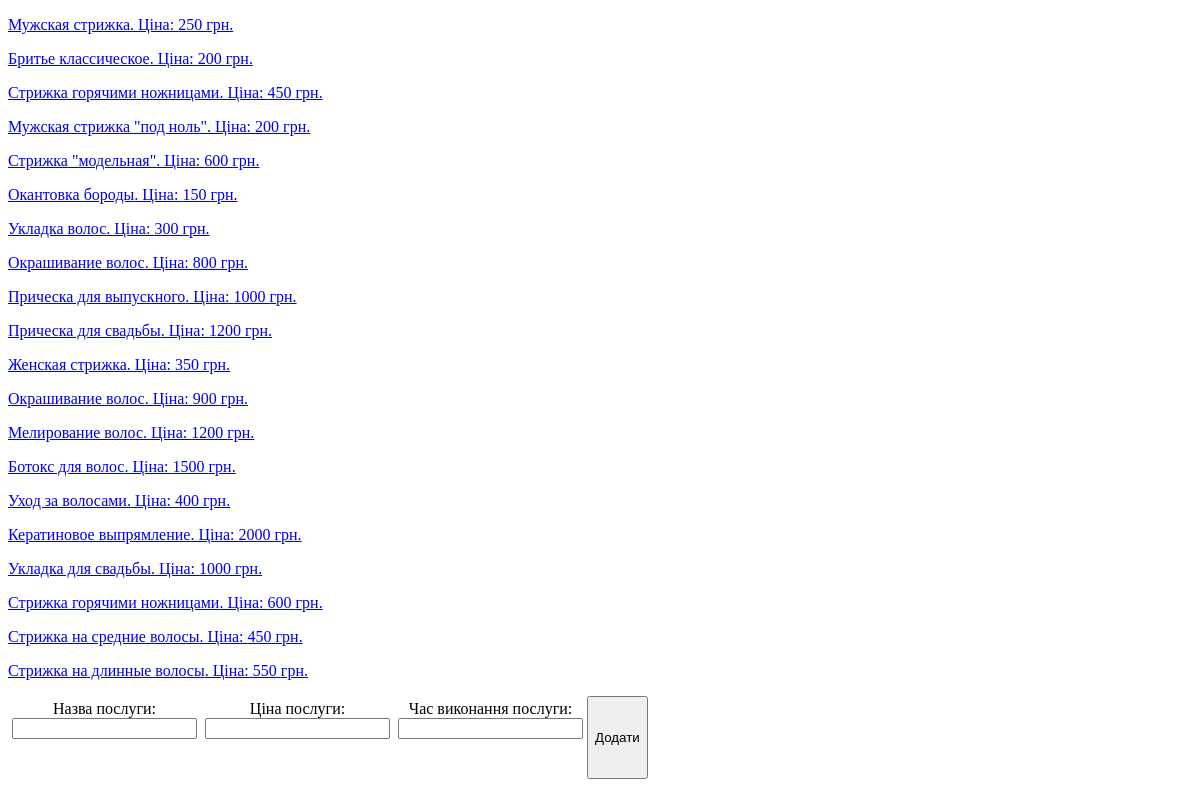
The app's page /panel/services/, older data.
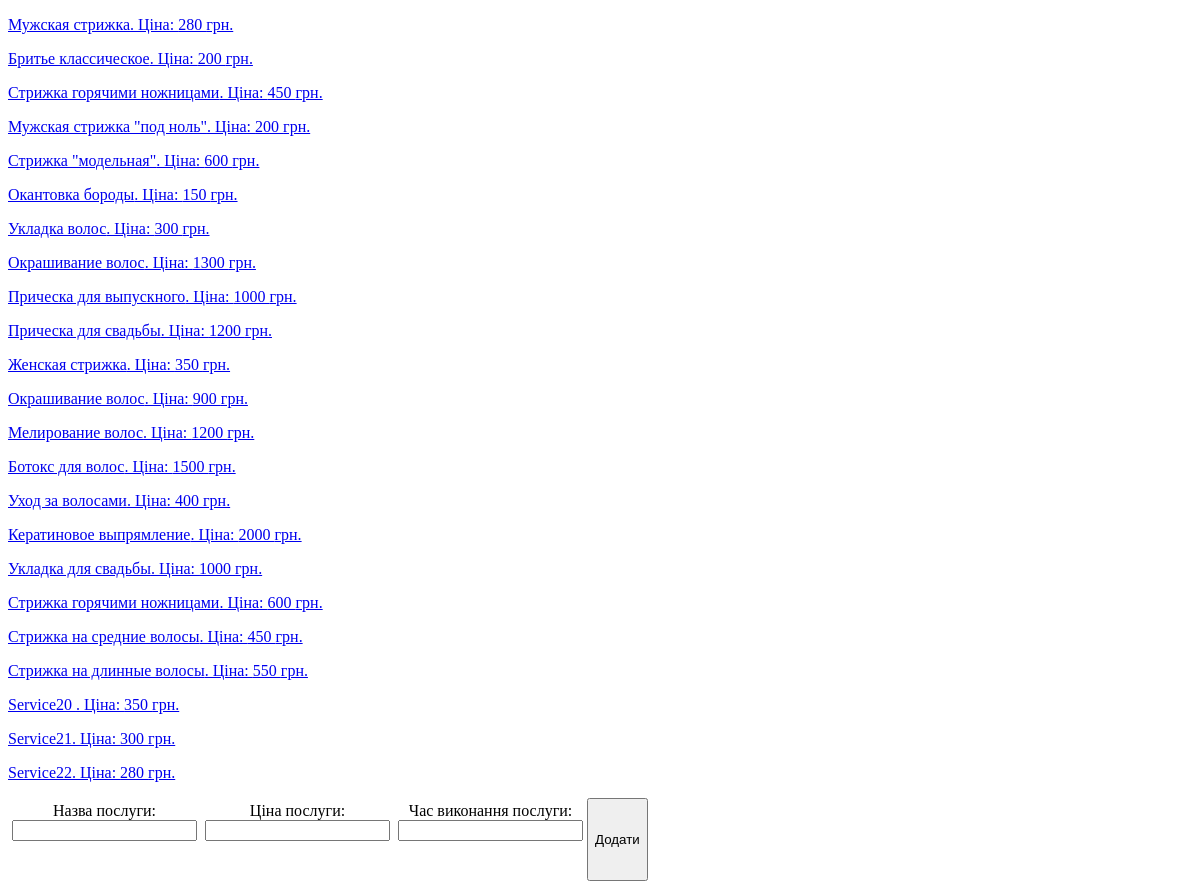
The same page, newer data.
### salon/models.py (models this page shows)
class Services(models.Model):
    name = models.CharField(max_length=150)
    price = models.IntegerField()
    duration = models.IntegerField()

### administrator/views.py (the view)
# urls.py: path('panel/services/', administrator.views.services_handler),
def services_handler(request):
    if request.method == 'POST':
        service_name = request.POST.get('service_name')
        price = request.POST.get('price')
        duration = request.POST.get('duration')
        new_service = Services(name=service_name, price=price, duration=duration)
        new_service.save()
    services = Services.objects.all()
    return render(request, 'admin_services.html', context={'services': services})

### templates/admin_services.html (shortened to what this page needs)
<!DOCTYPE html>
<html lang="en">
<head>
</head>
<body>
{% for service in services %}
  <p><a href="/panel/services/{{ service.id }}/">{{ service.name }}. Ціна: {{ service.price }} грн.</a></p>
{% endfor %}
 <form id="form" action="" method="post">
     <div>
          <label for="company">Назва послуги:</label>
          <input type="service_name" id="service_name" name="service_name"><br><br>
     </div>
     <div>
          <label for="price">Ціна послуги:</label>
          <input type="text" id="price" name="price"><br><br>
         </div>
     <div>
          <label for="duration">Час виконання послуги:</label>
          <input type="text" id="duration" name="duration"><br><br>
         </div>
     <button type="submit">Додати</button>
 </form>
</body>
</html>

Row changes from the older to the newer data that the page shows:
changed Services "Мужская стрижка": price "250" → "280"
changed Services (number 8 of 23 on the later page): price "800" → "1300"
added Services: name "Service20", price "350"
added Services: name "Service21", price "300"
added Services: name "Service22", price "280"
